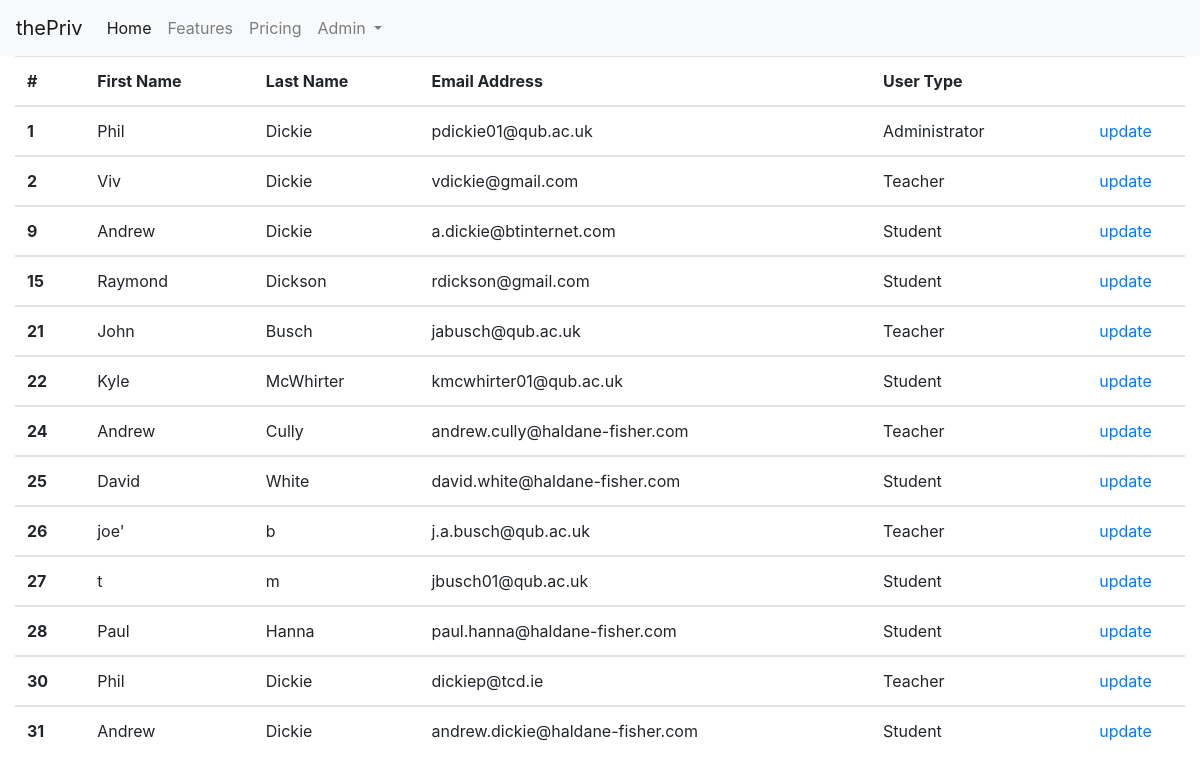
/httpdocs/vle/secure/listusers.php (signed in), run on the app's committed database.
### tables this page shows
CREATE TABLE `vleUsers` (
  `id` int(11) NOT NULL,
  `firstName` varchar(100) NOT NULL,
  `lastName` varchar(100) NOT NULL,
  `emailAddress` varchar(200) NOT NULL,
  `pword` varchar(50) NOT NULL,
  `userType` int(11) NOT NULL
);

CREATE TABLE `vleUserTypes` (
  `idUserType` int(11) NOT NULL,
  `userTypeDescription` varchar(100) NOT NULL
);

### httpdocs/vle/secure/listusers.php (the view, shortened to what this page needs)
<?php
include '../connections/conn.php';
?>
<!DOCTYPE html>
<html>
    <head>
    <head>
        <link rel="stylesheet" href="https://maxcdn.bootstrapcdn.com/bootstrap/4.0.0/css/bootstrap.min.css">
        <link rel="stylesheet" href ="styles/mystyles.css">
    </head>
    <body>
        <nav class="navbar navbar-expand-lg navbar-light bg-light">
            <a class="navbar-brand" href="#">thePriv</a>
            <div class="collapse navbar-collapse" id="navbarNavDropdown">
                <ul class="navbar-nav">
                    <li class="nav-item active">
                        <a class="nav-link" href="#">Home <span class="sr-only">(current)</span></a>
                    </li>
                    <li class="nav-item">
                        <a class="nav-link" href="#">Features</a>
                    </li>
                    <li class="nav-item">
                        <a class="nav-link" href="#">Pricing</a>
                    </li>
                    <li class="nav-item dropdown">
                        <a class="nav-link dropdown-toggle" href="#" id="navbarDropdownMenuLink" data-toggle="dropdown" aria-haspopup="true" aria-expanded="false">
                            Admin
                        </a>
                    </li>
                </ul>
            </div>
        </nav>
        <div class="container-fluid">
         <table class="table table-hover">
                <thead>
                  <tr>
                    <th scope="col">#</th>
                    <th scope="col">First Name</th>
                    <th scope="col">Last Name</th>
                    <th scope="col">Email Address</th>
                    <th scope="col">User Type</th>
                    <th scope="col"></th>
                  </tr>
                </thead>
        <?php
        $users = "SELECT * FROM vleUsers JOIN vleUserTypes ON vleUsers.userType = vleUserTypes.idUserType";
        $dataset = mysqli_query($conn, $users);
        while ($rows = mysqli_fetch_assoc($dataset)){
        $first=$rows['firstName'];
        $last=$rows['lastName'];
        $mail=$rows['emailAddress'];
        $userType = $rows['userTypeDescription'];
        $rowid=$rows['id'];
        echo "<tbody>
                <tr>
                    <th scope='row'>$rowid</th>
                    <td>$first</td>
                    <td>$last</td>
                    <td>$mail</td>
                    <td>$userType</td>
                    <td align='center'>
                    <a href='updateuser.php?id=$rowid'>update</a>
                    </td>
                </tr>";
        }
        ?>
                </tbody>
              </table>
        </div>
    </body>
</html>

### httpdocs/vle/styles/mystyles.css (style rules this page uses)
body { margin-bottom: 60px; }

### data on the page
vleusers: id "1", firstName "Phil", lastName "Dickie", emailAddress "pdickie01@qub.ac.uk", vleusertypes.userTypeDescription "Administrator"
vleusers: id "2", firstName "Viv", lastName "Dickie", emailAddress "vdickie@gmail.com", vleusertypes.userTypeDescription "Teacher"
vleusers: id "9", firstName "Andrew", lastName "Dickie", emailAddress "a.dickie@btinternet.com", vleusertypes.userTypeDescription "Student"
vleusers: id "15", firstName "Raymond", lastName "Dickson", emailAddress "rdickson@gmail.com", vleusertypes.userTypeDescription "Student"
vleusers: id "21", firstName "John", lastName "Busch", emailAddress "jabusch@qub.ac.uk", vleusertypes.userTypeDescription "Teacher"
vleusers: id "22", firstName "Kyle", lastName "McWhirter", emailAddress "kmcwhirter01@qub.ac.uk", vleusertypes.userTypeDescription "Student"
vleusers: id "24", firstName "Andrew", lastName "Cully", emailAddress "andrew.cully@haldane-fisher.com", vleusertypes.userTypeDescription "Teacher"
vleusers: id "25", firstName "David", lastName "White", emailAddress "david.white@haldane-fisher.com", vleusertypes.userTypeDescription "Student"
vleusers: id "26", firstName "joe'", lastName "b", emailAddress "j.a.busch@qub.ac.uk", vleusertypes.userTypeDescription "Teacher"
vleusers: id "27", firstName "t", lastName "m", emailAddress "jbusch01@qub.ac.uk", vleusertypes.userTypeDescription "Student"
vleusers: id "28", firstName "Paul", lastName "Hanna", emailAddress "paul.hanna@haldane-fisher.com", vleusertypes.userTypeDescription "Student"
vleusers: id "30", firstName "Phil", lastName "Dickie", emailAddress "dickiep@tcd.ie", vleusertypes.userTypeDescription "Teacher"
vleusers: id "31", firstName "Andrew", lastName "Dickie", emailAddress "andrew.dickie@haldane-fisher.com", vleusertypes.userTypeDescription "Student"
